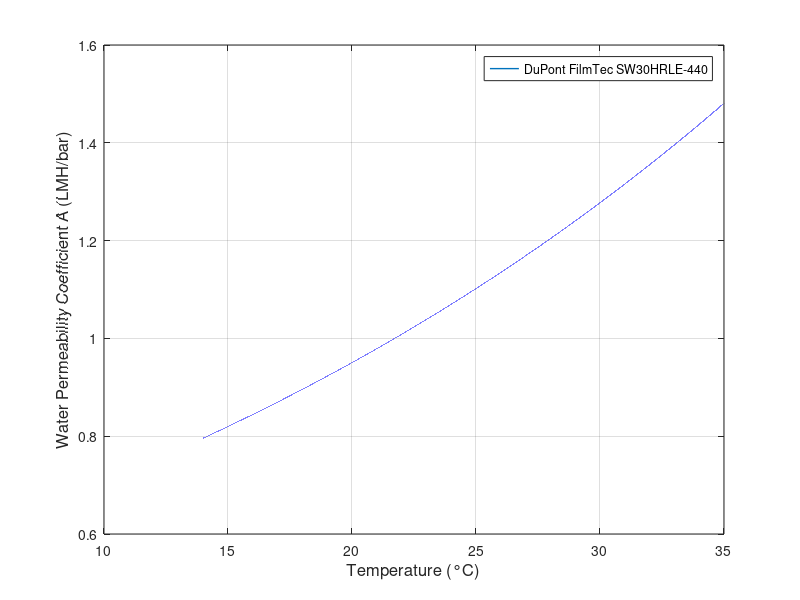

Write MATLAB code to recreate this figure.
load('membrane_params.mat', 'A', 'B', 'A_LMH','B_LMH');
T_list = 14:0.0001:35;               % Temperature range [C]
A_list = zeros(1,length(T_list));
A_list_LMH = zeros(1,length(T_list));

for i=1:length(T_list)
    T_c = T_list(i);
    A_temp_LMH = A_LMH*1.03^(T_c - 25);  % Temperature correction for A [LMH/bar]
    A_list_LMH(i) = A_temp_LMH;
    A_temp = A*1.03^(T_c - 25);  % Temperature correction for A [LMH/bar]
    A_list(i) = A_temp;
end

save('A_temp_data.mat', 'A_LMH');

figure;
plot(T_list, A_list_LMH, 'LineWidth', 1);

xlabel('Temperature (°C)', 'FontSize', 12);
ylabel('Water Permeability Coefficient A (LMH/bar)', 'FontSize', 12);
legend('DuPont FilmTec SW30HRLE-440', 'Location', 'best');
grid on;
